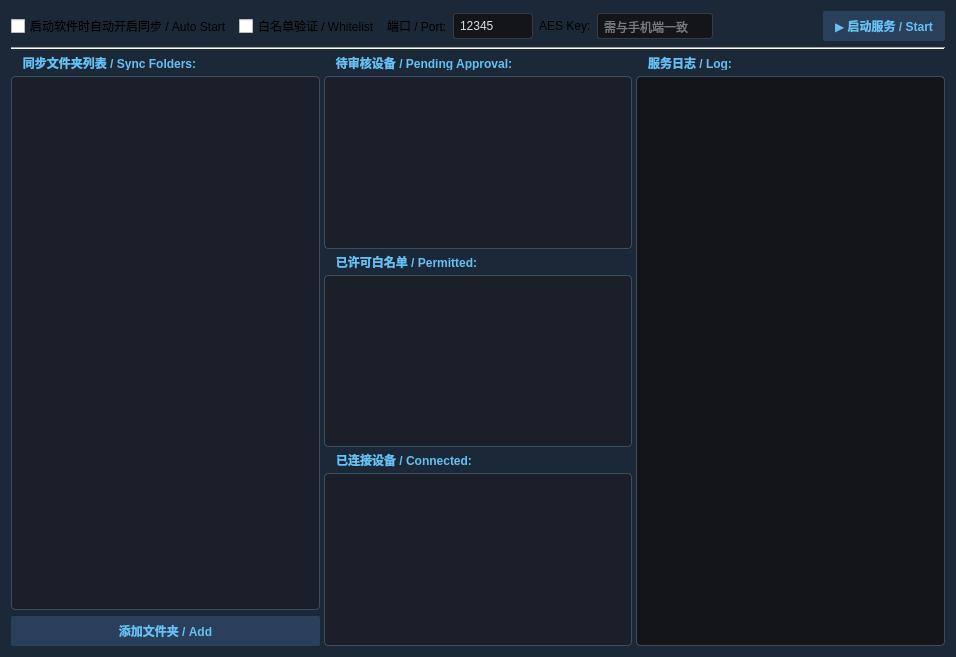
<?xml version="1.0" encoding="UTF-8"?>
<ui version="4.0">
 <class>SyncWidget</class>
 <widget class="QWidget" name="SyncWidget">
  <property name="geometry">
   <rect>
    <x>0</x>
    <y>0</y>
    <width>956</width>
    <height>657</height>
   </rect>
  </property>
  <property name="styleSheet">
   <string notr="true">/* 基础背景 */
QWidget#SyncWidget { background-color: #1b2838; color: #dcdedf; }

/* 分组框样式 */
QGroupBox { 
    border: 1px solid #3d4d5d; 
    margin-top: 20px; 
    font-weight: bold; 
    color: #66c0f4; 
    border-radius: 4px; 
}
QGroupBox::title { subcontrol-origin: margin; subcontrol-position: top left; left: 5px; padding: 0 5px; }

/* === 列表与日志框背景=== */
QListWidget, QTextEdit#logOutput { 
    background-color: #1a1f29; 
    color: #acb2b8;
    border: 1px solid #1a1f29; 
    border-radius: 4px;
    outline: none;
}

QTextEdit#logOutput { 
    background-color: #131519; 
    border: 1px solid #131519; 
}

QListWidget::viewport, QTextEdit#logOutput::viewport {
    background-color: transparent;
    border: none;
}

QListWidget::item { 
    background-color: transparent; 
    border: none; 
    padding: 0px; 
    margin: 0px; 
}
QListWidget::item:hover, QListWidget::item:selected { 
    background-color: transparent; 
    border: none; 
}

QWidget#rowWidget {
    background-color: transparent;
    border-radius: 4px;
    margin: 2px;
}
QWidget#rowWidget:hover {
    background-color: #212831;
}

/* 输入框样式 */
QLineEdit { 
    background-color: #131519; 
    border: 1px solid #363c46; 
    color: #dcdedf; 
    padding: 4px; 
    border-radius: 3px; 
}

/* 按钮样式 */
QPushButton { 
    background-color: #2a3f5a; 
    border-radius: 2px; 
    color: #66c0f4; 
    border: none; 
    padding: 6px 12px;
    font-weight: bold;
}
QPushButton:hover { background-color: #3d5677; color: #ffffff; }

/* 启动/停止按钮特殊颜色 */
QPushButton#btnStart[running=&quot;true&quot;] { background-color: #3c1919; color: #ff4c4c; border: 1px solid #ff4c4c; }</string>
  </property>
  <layout class="QGridLayout" name="gridLayout">
   <item row="0" column="0">
    <layout class="QHBoxLayout" name="horizontalLayout">
     <item>
      <widget class="QCheckBox" name="chkAutoStart">
       <property name="text">
        <string>启动软件时自动开启同步 / Auto Start</string>
       </property>
      </widget>
     </item>
     <item>
      <widget class="QCheckBox" name="chkWhitelist">
       <property name="text">
        <string>白名单验证 / Whitelist</string>
       </property>
      </widget>
     </item>
     <item>
      <widget class="QLabel" name="label">
       <property name="text">
        <string>端口 / Port:</string>
       </property>
      </widget>
     </item>
     <item>
      <widget class="QLineEdit" name="editPort">
       <property name="maximumSize">
        <size>
         <width>80</width>
         <height>16777215</height>
        </size>
       </property>
       <property name="text">
        <string>12345</string>
       </property>
      </widget>
     </item>
     <item>
      <widget class="QLabel" name="label_2">
       <property name="text">
        <string>AES Key:</string>
       </property>
      </widget>
     </item>
     <item>
      <widget class="QLineEdit" name="editAesKey">
       <property name="echoMode">
        <enum>QLineEdit::EchoMode::PasswordEchoOnEdit</enum>
       </property>
       <property name="placeholderText">
        <string>需与手机端一致</string>
       </property>
      </widget>
     </item>
     <item>
      <spacer name="horizontalSpacer">
       <property name="orientation">
        <enum>Qt::Orientation::Horizontal</enum>
       </property>
       <property name="sizeHint" stdset="0">
        <size>
         <width>40</width>
         <height>20</height>
        </size>
       </property>
      </spacer>
     </item>
     <item>
      <widget class="QPushButton" name="btnStart">
       <property name="text">
        <string>▶ 启动服务 / Start</string>
       </property>
      </widget>
     </item>
    </layout>
   </item>
   <item row="1" column="0">
    <widget class="Line" name="line">
     <property name="orientation">
      <enum>Qt::Orientation::Horizontal</enum>
     </property>
    </widget>
   </item>
   <item row="2" column="0">
    <widget class="QSplitter" name="splitter">
     <property name="styleSheet">
      <string notr="true">QSplitter::handle {
background-color: #1b2838;
}</string>
     </property>
     <property name="orientation">
      <enum>Qt::Orientation::Horizontal</enum>
     </property>
     <widget class="QWidget" name="layoutWidget">
      <layout class="QVBoxLayout" name="verticalLayout_2">
       <item>
        <widget class="QGroupBox" name="groupBox">
         <property name="title">
          <string>同步文件夹列表 / Sync Folders:</string>
         </property>
         <layout class="QVBoxLayout" name="verticalLayout">
          <property name="leftMargin">
           <number>0</number>
          </property>
          <property name="topMargin">
           <number>0</number>
          </property>
          <property name="rightMargin">
           <number>0</number>
          </property>
          <property name="bottomMargin">
           <number>0</number>
          </property>
          <item>
           <widget class="QListWidget" name="listFolders">
            <property name="styleSheet">
             <string notr="true"/>
            </property>
            <property name="lineWidth">
             <number>0</number>
            </property>
           </widget>
          </item>
         </layout>
        </widget>
       </item>
       <item>
        <layout class="QHBoxLayout" name="horizontalLayout_2">
         <item>
          <widget class="QPushButton" name="btnAddFolder">
           <property name="text">
            <string>添加文件夹 / Add</string>
           </property>
          </widget>
         </item>
        </layout>
       </item>
      </layout>
     </widget>
     <widget class="QWidget" name="layoutWidget1">
      <layout class="QVBoxLayout" name="verticalLayout_3">
       <item>
        <widget class="QGroupBox" name="groupBox_2">
         <property name="title">
          <string>待审核设备 / Pending Approval:</string>
         </property>
         <layout class="QVBoxLayout" name="verticalLayout_5">
          <property name="spacing">
           <number>0</number>
          </property>
          <property name="leftMargin">
           <number>0</number>
          </property>
          <property name="topMargin">
           <number>0</number>
          </property>
          <property name="rightMargin">
           <number>0</number>
          </property>
          <property name="bottomMargin">
           <number>0</number>
          </property>
          <item>
           <widget class="QListWidget" name="listDevices"/>
          </item>
         </layout>
        </widget>
       </item>
       <item>
        <widget class="QGroupBox" name="groupBox_3">
         <property name="title">
          <string>已许可白名单 / Permitted:</string>
         </property>
         <layout class="QVBoxLayout" name="verticalLayout_6">
          <property name="spacing">
           <number>0</number>
          </property>
          <property name="leftMargin">
           <number>0</number>
          </property>
          <property name="topMargin">
           <number>0</number>
          </property>
          <property name="rightMargin">
           <number>0</number>
          </property>
          <property name="bottomMargin">
           <number>0</number>
          </property>
          <item>
           <widget class="QListWidget" name="listWhitelist"/>
          </item>
         </layout>
        </widget>
       </item>
       <item>
        <widget class="QGroupBox" name="groupBox_4">
         <property name="title">
          <string>已连接设备 / Connected:</string>
         </property>
         <layout class="QVBoxLayout" name="verticalLayout_7">
          <property name="spacing">
           <number>0</number>
          </property>
          <property name="leftMargin">
           <number>0</number>
          </property>
          <property name="topMargin">
           <number>0</number>
          </property>
          <property name="rightMargin">
           <number>0</number>
          </property>
          <property name="bottomMargin">
           <number>0</number>
          </property>
          <item>
           <widget class="QListWidget" name="listActive"/>
          </item>
         </layout>
        </widget>
       </item>
      </layout>
     </widget>
     <widget class="QWidget" name="layoutWidget2">
      <layout class="QVBoxLayout" name="verticalLayout_4">
       <item>
        <widget class="QGroupBox" name="groupBox_5">
         <property name="title">
          <string>服务日志 / Log:</string>
         </property>
         <layout class="QVBoxLayout" name="verticalLayout_8">
          <property name="spacing">
           <number>0</number>
          </property>
          <property name="leftMargin">
           <number>0</number>
          </property>
          <property name="topMargin">
           <number>0</number>
          </property>
          <property name="rightMargin">
           <number>0</number>
          </property>
          <property name="bottomMargin">
           <number>0</number>
          </property>
          <item>
           <widget class="QTextEdit" name="logOutput">
            <property name="readOnly">
             <bool>true</bool>
            </property>
           </widget>
          </item>
         </layout>
        </widget>
       </item>
      </layout>
     </widget>
    </widget>
   </item>
  </layout>
 </widget>
 <resources/>
 <connections/>
</ui>
